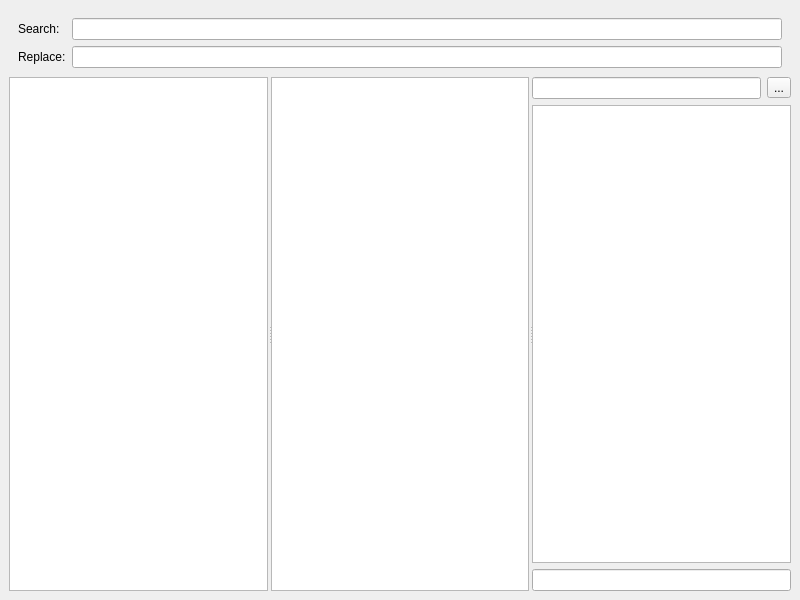
<?xml version="1.0" encoding="UTF-8"?>
<ui version="4.0">
 <class>MainWindow</class>
 <widget class="QMainWindow" name="MainWindow">
  <property name="geometry">
   <rect>
    <x>0</x>
    <y>0</y>
    <width>800</width>
    <height>600</height>
   </rect>
  </property>
  <property name="windowTitle">
   <string>Clear Bulk Renamer</string>
  </property>
  <widget class="QWidget" name="centralwidget">
   <layout class="QVBoxLayout" name="verticalLayout">
    <property name="spacing">
     <number>0</number>
    </property>
    <item>
     <widget class="QWidget" name="searchReplaceWidget" native="true">
      <property name="sizePolicy">
       <sizepolicy hsizetype="Preferred" vsizetype="Preferred">
        <horstretch>0</horstretch>
        <verstretch>0</verstretch>
       </sizepolicy>
      </property>
      <layout class="QGridLayout" name="gridLayout">
       <item row="0" column="0">
        <widget class="QLabel" name="searchLabel">
         <property name="text">
          <string>Search:</string>
         </property>
        </widget>
       </item>
       <item row="0" column="1">
        <widget class="QLineEdit" name="searchText"/>
       </item>
       <item row="1" column="0">
        <widget class="QLabel" name="replaceLabel">
         <property name="text">
          <string>Replace:</string>
         </property>
        </widget>
       </item>
       <item row="1" column="1">
        <widget class="QLineEdit" name="replaceText"/>
       </item>
      </layout>
     </widget>
    </item>
    <item>
     <widget class="QSplitter" name="centralSplitter">
      <property name="sizePolicy">
       <sizepolicy hsizetype="Expanding" vsizetype="Preferred">
        <horstretch>0</horstretch>
        <verstretch>1</verstretch>
       </sizepolicy>
      </property>
      <property name="orientation">
       <enum>Qt::Horizontal</enum>
      </property>
      <property name="handleWidth">
       <number>3</number>
      </property>
      <widget class="QListView" name="originalFilesList"/>
      <widget class="QListView" name="renamedFilesList"/>
      <widget class="QWidget" name="configWidget" native="true">
       <layout class="QVBoxLayout" name="verticalLayout_2">
        <property name="leftMargin">
         <number>0</number>
        </property>
        <property name="topMargin">
         <number>0</number>
        </property>
        <property name="rightMargin">
         <number>0</number>
        </property>
        <property name="bottomMargin">
         <number>0</number>
        </property>
        <item>
         <widget class="QWidget" name="selectDirectoryWidget" native="true">
          <layout class="QHBoxLayout" name="horizontalLayout_2">
           <property name="leftMargin">
            <number>0</number>
           </property>
           <property name="topMargin">
            <number>0</number>
           </property>
           <property name="rightMargin">
            <number>0</number>
           </property>
           <property name="bottomMargin">
            <number>0</number>
           </property>
           <item>
            <widget class="QLineEdit" name="selectDirectoryEdit"/>
           </item>
           <item>
            <widget class="QToolButton" name="selectDirectoryButton">
             <property name="text">
              <string>...</string>
             </property>
            </widget>
           </item>
          </layout>
         </widget>
        </item>
        <item>
         <widget class="QTreeView" name="directoriesTree"/>
        </item>
        <item>
         <widget class="QWidget" name="filterWidget" native="true">
          <layout class="QHBoxLayout" name="horizontalLayout">
           <property name="leftMargin">
            <number>0</number>
           </property>
           <property name="topMargin">
            <number>0</number>
           </property>
           <property name="rightMargin">
            <number>0</number>
           </property>
           <property name="bottomMargin">
            <number>0</number>
           </property>
           <item>
            <widget class="QLineEdit" name="filterEdit"/>
           </item>
          </layout>
         </widget>
        </item>
       </layout>
      </widget>
     </widget>
    </item>
   </layout>
  </widget>
 </widget>
 <resources/>
 <connections/>
</ui>
